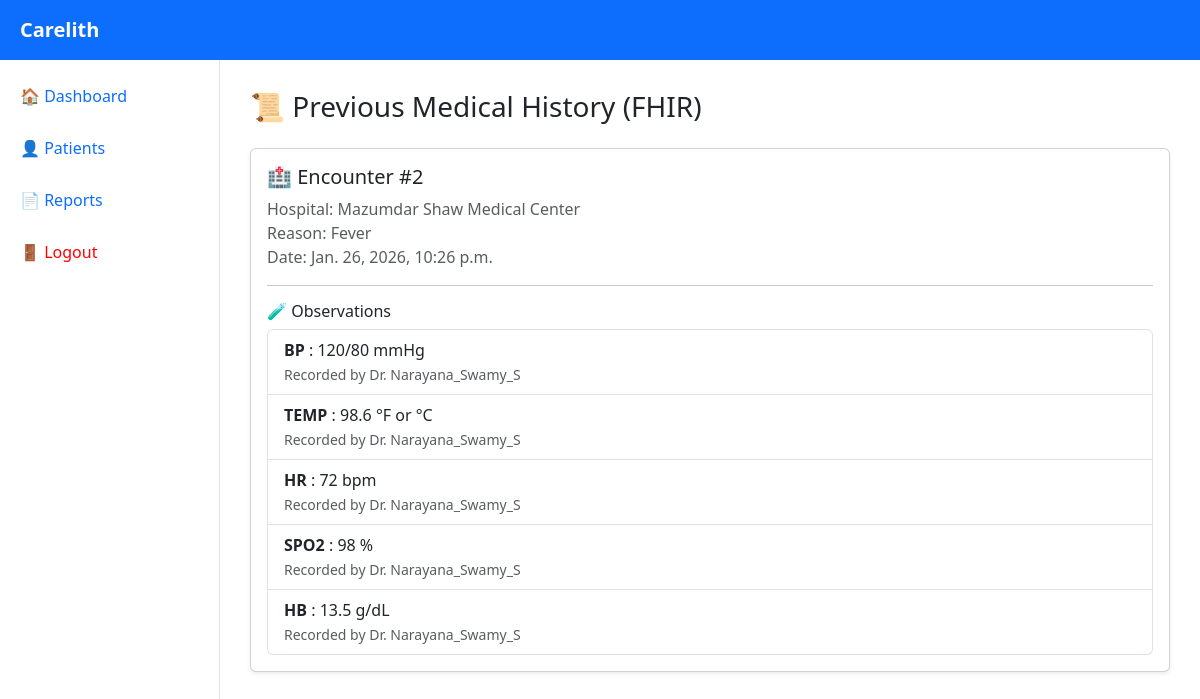
The app's page /fhir/medical-history/3/ with its own data.
### records/models.py (models this page shows, shortened)
class Encounter(models.Model):
    patient = models.ForeignKey(
        Patient,
        on_delete=models.CASCADE,
        related_name="encounters"
    )
    doctor = models.ForeignKey(
        Doctor,
        on_delete=models.SET_NULL,
        null=True,
        blank=True,
        related_name="encounters"
    )
    hospital = models.ForeignKey(
        Hospital,
        on_delete=models.SET_NULL,
        null=True,
        blank=True,
        related_name="encounters"
    )
    reason = models.CharField(max_length=255)
    started_at = models.DateTimeField(default=timezone.now)
    ended_at = models.DateTimeField(null=True, blank=True)

class Observation(models.Model):
    encounter = models.ForeignKey(
        Encounter,
        on_delete=models.CASCADE,
        related_name="observations"
    )
    doctor = models.ForeignKey(
        Doctor,
        on_delete=models.SET_NULL,
        null=True,
        blank=True,
        related_name="observations"
    )
    code = models.CharField(max_length=100)
    value = models.CharField(max_length=100)
    unit = models.CharField(max_length=20, null=True, blank=True)
    recorded_at = models.DateTimeField(auto_now_add=True)

### hospital_app/models.py (models this page shows, shortened)
class Hospital(models.Model):
    name = models.CharField(max_length=200)
    city = models.CharField(max_length=100, default="Unknown")
    state = models.CharField(max_length=100, default="Unknown")
    registration_id = models.CharField(
        max_length=100,
        unique=True,
        null=True,
        blank=True
    )

### doctor_app/models.py (models this page shows, shortened)
class Doctor(models.Model):
    user = models.OneToOneField(User, on_delete=models.CASCADE)
    hospital = models.ForeignKey(Hospital, on_delete=models.CASCADE)
    specialization = models.CharField(max_length=100)
    contact_number = models.CharField(max_length=15)
    qualification = models.CharField(max_length=100)

### fhir/views.py (the view)
def fhir_medical_history(request, patient_id):
    encounters = Encounter.objects.filter(
        patient_id=patient_id
    ).prefetch_related("observations", "hospital")
    return render(
        request,
        "fhir/medical_history.html",
        {"encounters": encounters}
    )

### fhir/templates/fhir/medical_history.html (shortened to what this page needs)
{% extends "base.html" %}
{% block content %}
<h3 class="mb-4">📜 Previous Medical History (FHIR)</h3>
{% for enc in encounters %}
<div class="card mb-3 shadow-sm">
    <div class="card-body">
        <h5>
            🏥 Encounter #{{ enc.id }}
        </h5>
        <p class="text-muted">
            Hospital: {{ enc.hospital.name }} <br>
            Reason: {{ enc.reason }} <br>
            Date: {{ enc.started_at }}
        </p>
        <hr>
        <h6>🧪 Observations</h6>
        {% if enc.observations.all %}
            <ul class="list-group">
                {% for obs in enc.observations.all %}
                <li class="list-group-item">
                    <strong>{{ obs.code }}</strong> :
                    {{ obs.value }} {{ obs.unit }}
                    <br>
                    <small class="text-muted">
                        Recorded by Dr. {{ obs.doctor.user.username }}
                    </small>
                </li>
                {% endfor %}
            </ul>
        {% else %}
            <p class="text-muted">No observations</p>
        {% endif %}
    </div>
</div>
{% endfor %}
{% endblock %}

### templates/base.html (style rules this page uses)
body { margin: 0; overflow-x: hidden; }

### records on screen
Encounter: id "2", hospital.name "Mazumdar Shaw Medical Center", reason "Fever", started_at "Jan. 26, 2026, 10:26 p.m."
Observation: code "BP", value "120/80", unit "mmHg", doctor.user.username "Narayana_Swamy_S"
Observation: code "TEMP", value "98.6", unit "°F or °C", doctor.user.username "Narayana_Swamy_S"
Observation: code "HR", value "72", unit "bpm", doctor.user.username "Narayana_Swamy_S"
Observation: code "SPO2", value "98", unit "%", doctor.user.username "Narayana_Swamy_S"
Observation: code "HB", value "13.5", unit "g/dL", doctor.user.username "Narayana_Swamy_S"
